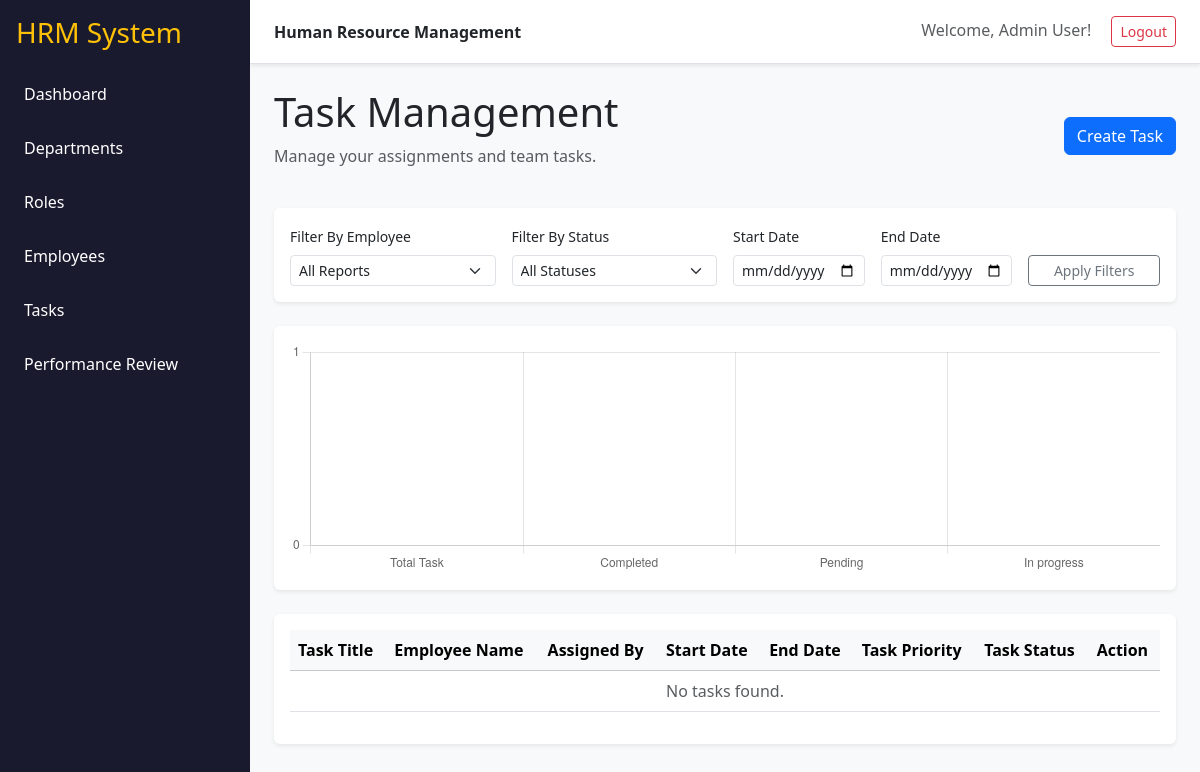
The app's page /tasks (signed in), older data.
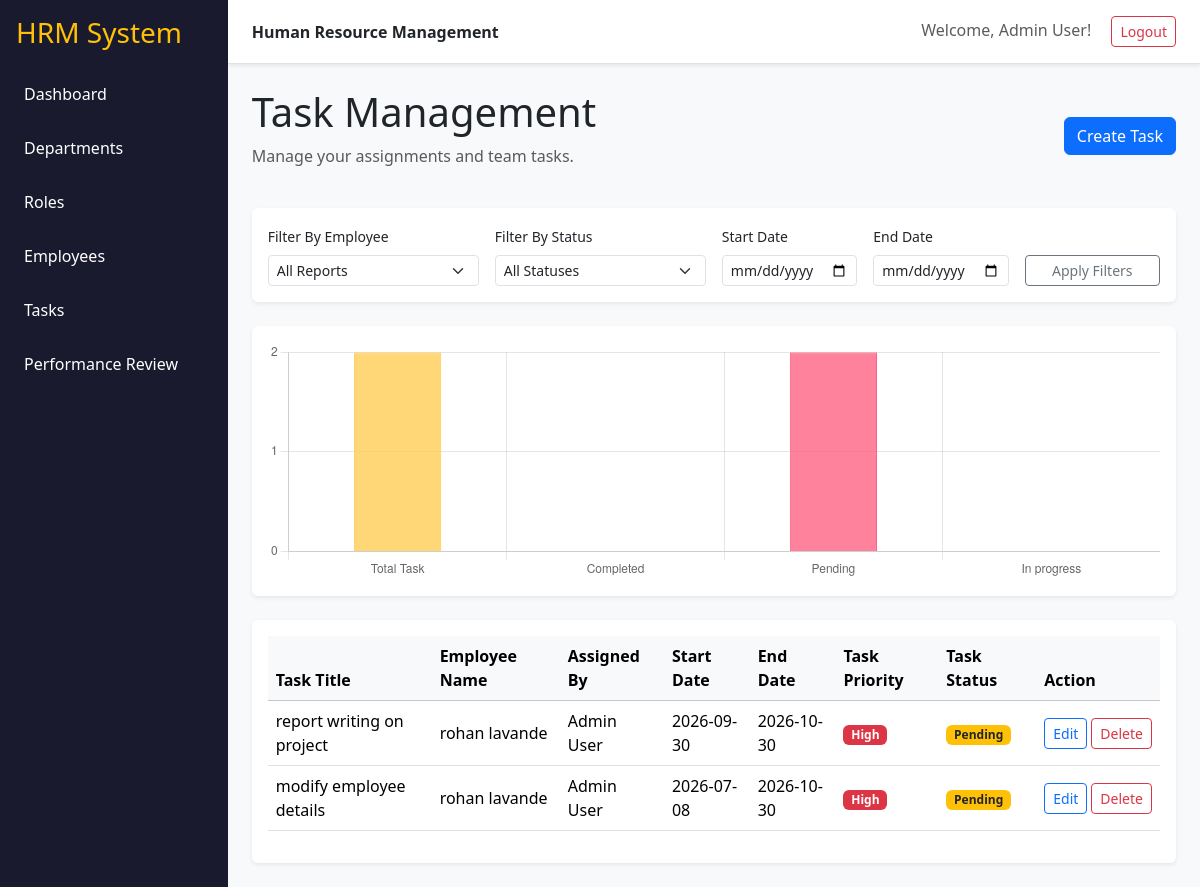
The same page, newer data.
### tables this page shows
CREATE TABLE task_assignment (
            assignment_id INTEGER PRIMARY KEY AUTOINCREMENT,
            task_id INTEGER NOT NULL,
            employee_id INTEGER NOT NULL,
            assigned_by INTEGER NOT NULL,
            assigned_date DATETIME NOT NULL,
            status VARCHAR(200) DEFAULT 'Pending',
            completed_at DATETIME,
            FOREIGN KEY (task_id) REFERENCES task (task_id),
            FOREIGN KEY (employee_id) REFERENCES user (employee_id),
            FOREIGN KEY (assigned_by) REFERENCES user (employee_id)
        );

CREATE TABLE task (
            task_id INTEGER PRIMARY KEY AUTOINCREMENT,
            task_title VARCHAR(100) NOT NULL,
            task_description VARCHAR(300),
            task_priority VARCHAR(200),
            start_date DATE,
            end_date DATE,
            task_type VARCHAR(50),
            created_at DATETIME NOT NULL,
            updated_at DATETIME NOT NULL
        );

CREATE TABLE user (
            employee_id INTEGER PRIMARY KEY AUTOINCREMENT,
            first_name VARCHAR(100) NOT NULL,
            last_name VARCHAR(100) NOT NULL,
            username VARCHAR(100) NOT NULL UNIQUE,
            password VARCHAR(100) NOT NULL,
            email VARCHAR(100) NOT NULL UNIQUE,
            mobile VARCHAR(100) NOT NULL,
            dept_id INTEGER,
            role_id INTEGER,
            reporting_manager_id INTEGER,
            date_of_joining DATE,
            created_at DATETIME NOT NULL,
            updated_at DATETIME NOT NULL,
            FOREIGN KEY (dept_id) REFERENCES department (dept_id),
            FOREIGN KEY (role_id) REFERENCES role (role_id),
            FOREIGN KEY (reporting_manager_id) REFERENCES user (employee_id)
        );

### app.py (the view)
@app.route("/tasks")
@login_required
def tasks():
    conn = get_db()
    current_user_id = session.get("employee_id")
    direct_reports = conn.execute(
        "SELECT employee_id, first_name, last_name FROM user WHERE reporting_manager_id = ?",
        (current_user_id,)
    ).fetchall()
    filter_emp = request.args.get("employee_id", "")
    filter_status = request.args.get("status", "")
    start_date = request.args.get("start_date", "")
    end_date = request.args.get("end_date", "")
    query = """
        SELECT t.*, ta.status, ta.assignment_id, ta.employee_id, ta.assigned_by,
               u.first_name as assignee_first, u.last_name as assignee_last,
               mgr.first_name as assignor_first, mgr.last_name as assignor_last
        FROM task t
        JOIN task_assignment ta ON t.task_id = ta.task_id
        JOIN user u ON ta.employee_id = u.employee_id
        JOIN user mgr ON ta.assigned_by = mgr.employee_id
        WHERE (ta.assigned_by = ? OR ta.employee_id = ?)
    """
    params = [current_user_id, current_user_id]
    if filter_emp:
        query += " AND ta.employee_id = ?"
        params.append(filter_emp)
    if filter_status:
        query += " AND ta.status = ?"
        params.append(filter_status)
    if start_date and end_date:
        query += " AND (t.start_date >= ? AND t.end_date <= ?)"
        params.extend([start_date, end_date])
    query += " ORDER BY t.created_at DESC"
    tasks = conn.execute(query, params).fetchall()
    pending = sum(1 for t in tasks if t['status'] == 'Pending')
    in_progress = sum(1 for t in tasks if t['status'] == 'In progress')
    completed = sum(1 for t in tasks if t['status'] == 'Completed')
    conn.close()
    return render_template(
        "tasks.html",
        tasks=tasks,
        direct_reports=direct_reports,
        stats={"pending": pending, "in_progress": in_progress, "completed": completed},
        current_user_id=current_user_id
    )

### app.py (called while the page is built)
def login_required(f):
    @wraps(f)
    def decorated_function(*args, **kwargs):
        if 'employee_id' not in session:
            return redirect(url_for('login'))
        return f(*args, **kwargs)
    return decorated_function

def get_db():
    conn = sqlite3.connect(DB_NAME)
    conn.row_factory = sqlite3.Row
    return conn

### templates/tasks.html (shortened to what this page needs)
{% extends "base.html" %}
{% block content %}
<div class="d-flex justify-content-between align-items-center mb-4">
    <div>
        <h1>Task Management</h1>
        <p class="text-muted">Manage your assignments and team tasks.</p>
    </div>
    <a href="{{ url_for('create_task') }}" class="btn btn-primary">Create Task</a>
</div>
<div class="card mb-4 shadow-sm">
    <div class="card-body">
        <form method="get" class="row g-3">
            <div class="col-md-3">
                <label class="form-label small">Filter By Employee</label>
                <select name="employee_id" class="form-select form-select-sm">
                    <option value="">All Reports</option>
                </select>
            </div>
            <div class="col-md-3">
                <label class="form-label small">Filter By Status</label>
                <select name="status" class="form-select form-select-sm">
                    <option value="">All Statuses</option>
                </select>
            </div>
            <div class="col-md-2">
                <label class="form-label small">Start Date</label>
                <input type="date" name="start_date" class="form-control form-control-sm" value="{{ request.args.get('start_date', '') }}">
            </div>
            <div class="col-md-2">
                <label class="form-label small">End Date</label>
                <input type="date" name="end_date" class="form-control form-control-sm" value="{{ request.args.get('end_date', '') }}">
            </div>
            <div class="col-md-2 d-flex align-items-end">
                <button type="submit" class="btn btn-sm btn-outline-secondary w-100">Apply Filters</button>
            </div>
        </form>
    </div>
</div>
<div class="card mb-4 shadow-sm">
    <div class="card-body">
        <canvas id="taskChart" height="80"></canvas>
    </div>
</div>
<script>
document.addEventListener("DOMContentLoaded", function() {
    const ctx = document.getElementById('taskChart').getContext('2d');
    const pending = {{ stats.pending }};
    const inProgress = {{ stats.in_progress }};
    const completed = {{ stats.completed }};
    const total = pending + inProgress + completed;
    new Chart(ctx, {
        type: 'bar',
        data: {
            labels: ['Total Task', 'Completed', 'Pending', 'In progress'],
            datasets: [{
                label: 'Tasks',
                data: [total, completed, pending, inProgress],
                backgroundColor: [
                    'rgba(255, 206, 86, 0.8)', // Yellow
                    'rgba(54, 162, 235, 0.8)', // Cyan/Blue
                    'rgba(255, 99, 132, 0.8)', // Pink/Red
                    'rgba(75, 192, 192, 0.8)'  // Green
                ],
                borderColor: [
                    'rgba(255, 206, 86, 1)',
                    'rgba(54, 162, 235, 1)',
                    'rgba(255, 99, 132, 1)',
                    'rgba(75, 192, 192, 1)'
                ],
                borderWidth: 1,
                barPercentage: 0.5
            }]
        },
        options: {
            responsive: true,
            plugins: {
                legend: {
                    display: false // Hide the legend since labels are on x-axis
                }
            },
            scales: {
                y: {
                    beginAtZero: true,
                    ticks: {
                        stepSize: 1 // Since tasks are whole numbers
                    }
                }
            }
        }
    });
});
</script>
<div class="table-responsive bg-white rounded shadow-sm p-3">
    <table class="table table-hover align-middle">
        <thead class="table-light">
            <tr>
                <th>Task Title</th>
                <th>Employee Name</th>
                <th>Assigned By</th>
                <th>Start Date</th>
                <th>End Date</th>
                <th>Task Priority</th>
                <th>Task Status</th>
                <th>Action</th>
            </tr>
        </thead>
        <tbody>
            {% for t in tasks %}
            <tr>
                <td>{{ t.task_title }}</td>
                <td>{{ t.assignee_first }} {{ t.assignee_last }}</td>
                <td>{{ t.assignor_first }} {{ t.assignor_last }}</td>
                <td>{{ t.start_date }}</td>
                <td>{{ t.end_date }}</td>
                <td>
                    <span class="badge {% if t.task_priority == 'High' %}bg-danger{% elif t.task_priority == 'Medium' %}bg-warning text-dark{% else %}bg-secondary{% endif %}">
                        {{ t.task_priority }}
                    </span>
                </td>
                <td>
                    <span class="badge {% if t.status == 'Completed' %}bg-success{% elif t.status == 'In progress' %}bg-info{% else %}bg-warning text-dark{% endif %}">
                        {{ t.status }}
                    </span>
                </td>
                <td>
                    {% if t.assigned_by == current_user_id %}
                    <div class="d-flex gap-1">
                        <a href="{{ url_for('edit_task', task_id=t.task_id) }}" class="btn btn-sm btn-outline-primary">Edit</a>
                        <form method="post" action="{{ url_for('delete_task', task_id=t.task_id) }}" onsubmit="return confirm('Are you sure you want to delete this task?');">
                            <button type="submit" class="btn btn-sm btn-outline-danger">Delete</button>
                        </form>
                    </div>
                    {% elif t.employee_id == current_user_id %}
                    <a href="{{ url_for('edit_task', task_id=t.task_id) }}" class="btn btn-sm btn-outline-success">Update Status</a>
                    {% endif %}
                </td>
            </tr>
            {% else %}
            <tr>
                <td colspan="8" class="text-center text-muted">No tasks found.</td>
            </tr>
            {% endfor %}
        </tbody>
    </table>
</div>
{% endblock %}

### templates/base.html (shortened to what this page needs)
<!doctype html>
<html lang="en">
<head>
    <link href="https://cdn.jsdelivr.net/npm/bootstrap@5.3.3/dist/css/bootstrap.min.css" rel="stylesheet">
    <link rel="stylesheet" href="{{ url_for('static', filename='css/style.css') }}">
</head>
<body class="bg-light">
<div class="d-flex min-vh-100">
    {% if session.get('employee_id') %}
    <aside class="sidebar p-3 text-white" style="width: 250px; background-color: #1a1a2e;">
        <h3 class="mb-4 text-warning">HRM System</h3>
        <div class="d-flex flex-column gap-2">
            <a href="{{ url_for('dashboard') }}" class="text-white text-decoration-none p-2 rounded hover-bg">Dashboard</a>
            <a href="{{ url_for('departments') }}" class="text-white text-decoration-none p-2 rounded hover-bg">Departments</a>
            <a href="{{ url_for('roles') }}" class="text-white text-decoration-none p-2 rounded hover-bg">Roles</a>
            <a href="{{ url_for('employees') }}" class="text-white text-decoration-none p-2 rounded hover-bg">Employees</a>
            <a href="{{ url_for('tasks') }}" class="text-white text-decoration-none p-2 rounded hover-bg">Tasks</a>
            <a href="{{ url_for('reviews') }}" class="text-white text-decoration-none p-2 rounded hover-bg">Performance Review</a>
        </div>
    </aside>
    {% endif %}
    <main class="flex-grow-1">
        {% if session.get('employee_id') %}
        <nav class="navbar bg-white border-bottom px-4 py-3 d-flex justify-content-between align-items-center shadow-sm">
            <strong>Human Resource Management</strong>
            <div>
                <span class="me-3 text-muted">Welcome, {{ session.get('name', 'User') }}!</span>
                <a href="{{ url_for('logout') }}" class="btn btn-sm btn-outline-danger">Logout</a>
            </div>
        </nav>
        {% endif %}
        <div class="container-fluid p-4">
            {% block content %}{% endblock %}
        </div>
    </main>
</div>
</body>
</html>

### static/css/style.css (style rules this page uses)
body { background: #f6f8fb; }
.sidebar { width: 240px; background: #17132a; color: white; }
.sidebar h3 { color: #b5d800; }
.sidebar a { display: block; color: white; text-decoration: none; padding: 12px 10px; border-radius: 8px; margin-bottom: 6px; }
.card { border: 0; }

Row changes from the older to the newer data that the page shows:
added task_assignment: task_title "report writing on project", assignee_first "rohan", assignee_last "lavande", assignor_first "Admin", assignor_last "User", start_date "2026-09-30", end_date "2026-10-30", task_priority "High", status "Pending"
added task_assignment: task_title "modify employee details", assignee_first "rohan", assignee_last "lavande", assignor_first "Admin", assignor_last "User", start_date "2026-07-08", end_date "2026-10-30", task_priority "High", status "Pending"
Text that changed along with them:
chart data {{ stats.pending }}: 0 → 2
text no longer shown: "No tasks found."
